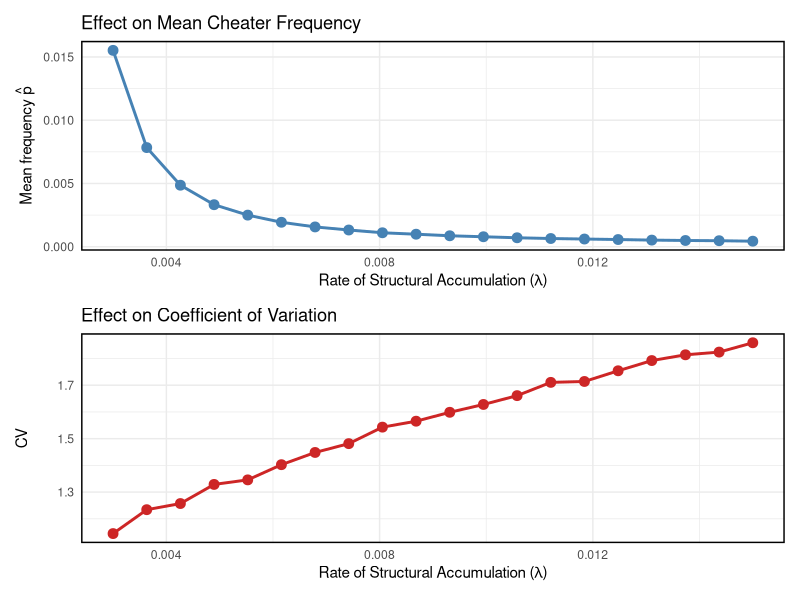
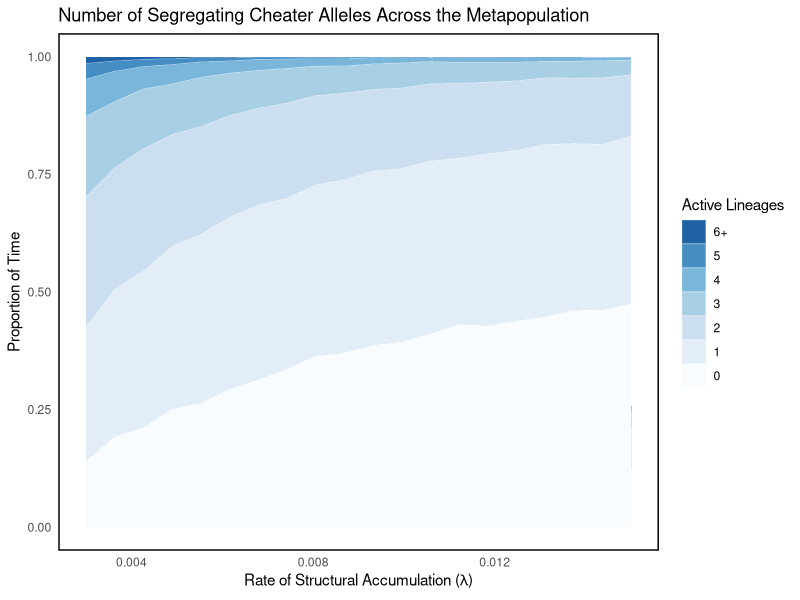
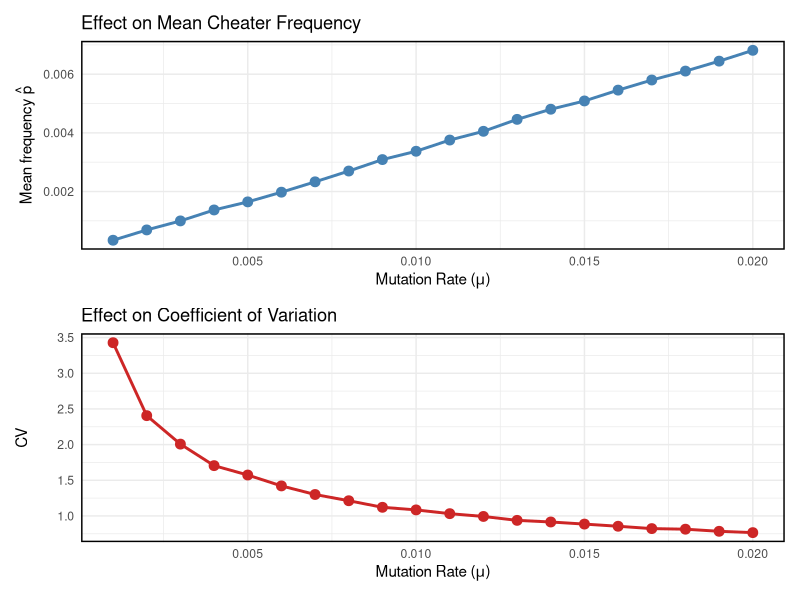
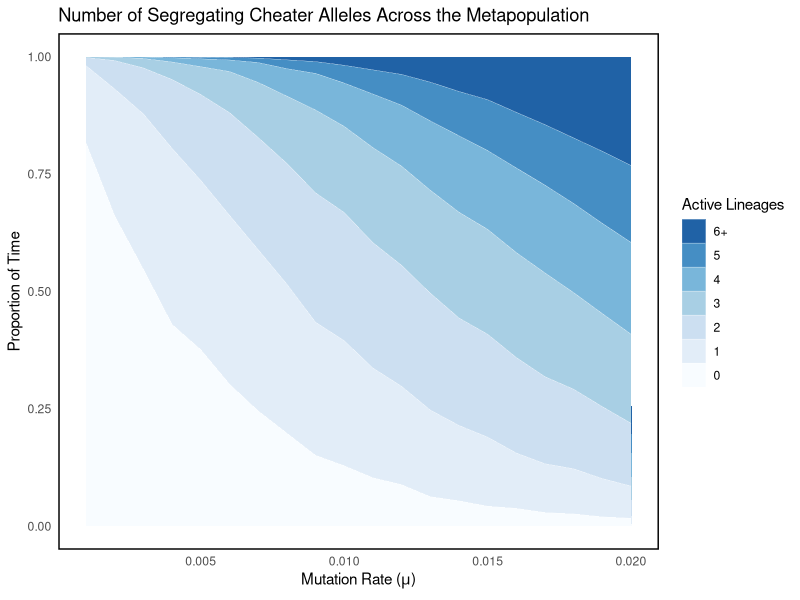
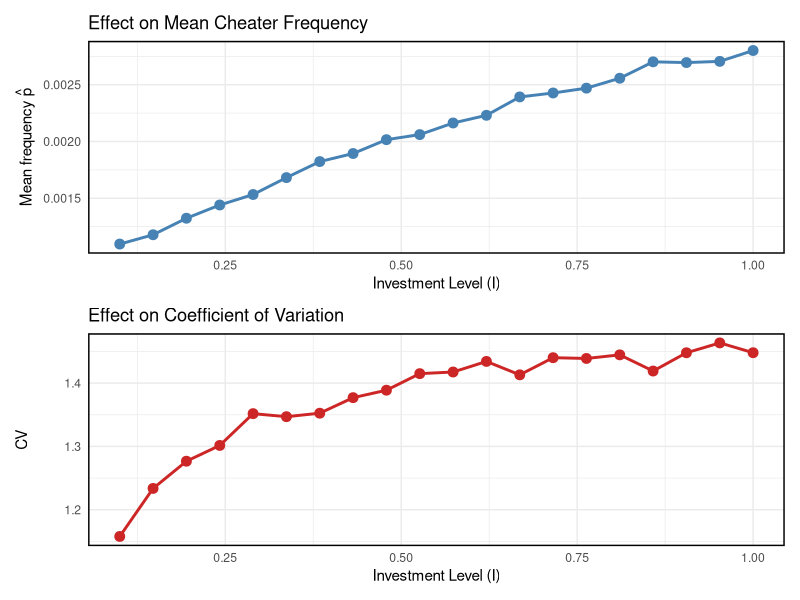
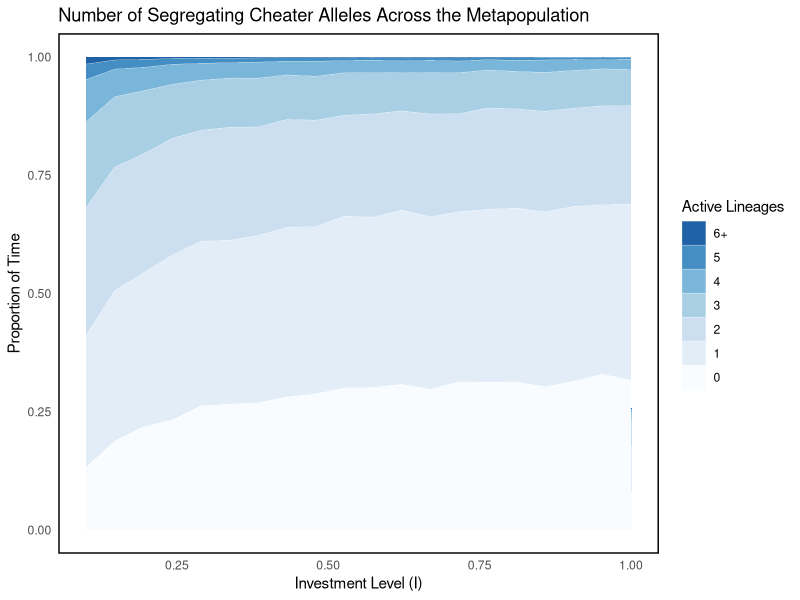
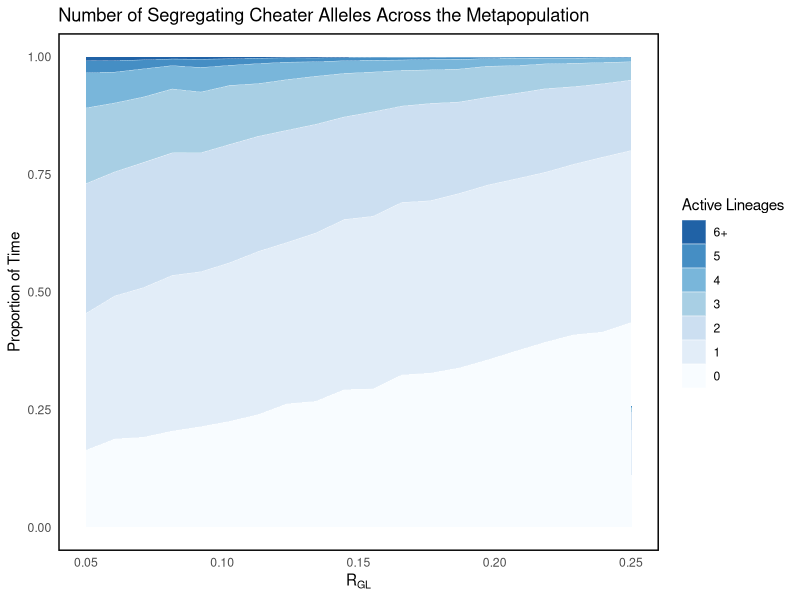
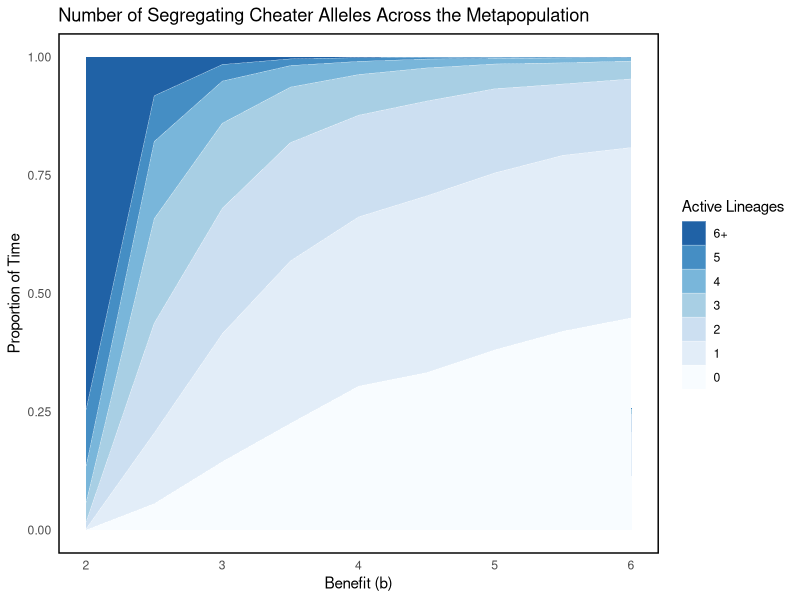

Generate these figures, in order, with R:
# ==============================================================================
# MASTER SCRIPT: THE FLICKER EFFECT SENSITIVITY ANALYSIS
# ==============================================================================
library(ggplot2)
library(dplyr)
library(tidyr)
library(patchwork)

# ------------------------------------------------------------------------------
# 1. CORE SIMULATION FUNCTIONS
# ------------------------------------------------------------------------------

# Generates the shape of a single invasion trajectory
get_flicker_traj <- function(b, c, I, lambda, R_GL, R_LT_eq, p0=0.001) {
  p <- numeric(2500)
  p[1] <- p0
  for(t in 1:2499) {
    # Hierarchy: R_total = R_GL + (1 - R_GL) * R_LT(t)
    R_LT <- R_LT_eq * (1 - exp(-lambda * (t - 1)))
    R_tot <- R_GL + (1 - R_GL) * R_LT
    
    p_now <- p[t]
    p_star_C <- p_now + (1 - p_now) * R_tot
    p_star_A <- p_now * (1 - R_tot)
    
    # Fitness logic (Additive)
    wC <- 1 + b * I * (1 - p_star_C)
    wA <- 1 - c * I + b * I * (1 - p_star_A)
    w_bar <- p_now * wC + (1 - p_now) * wA
    
    p[t+1] <- max(0, min(1, p_now * wC / w_bar))
    if(p[t+1] < 1e-9) break
  }
  return(p[p > 0])
}

# Poisson Superposition for Mean Load, CV, and State Occupancy
run_poisson_analysis <- function(mu, b, c, I, lambda, R_GL, R_LT_eq, T_total = 1000000) {
  traj <- get_flicker_traj(b, c, I, lambda, R_GL, R_LT_eq)
  len_traj <- length(traj)
  
  # Ensure mu is numeric to avoid rpois error
  hits <- rpois(T_total, lambda = as.numeric(mu))
  hit_times <- which(hits > 0)
  
  total_p <- numeric(T_total + len_traj)
  lineage_counts <- integer(T_total + len_traj)
  
  for (i in seq_along(hit_times)) {
    t_start <- hit_times[i]
    num_mutations <- hits[t_start]
    t_end <- t_start + len_traj - 1
    total_p[t_start:t_end] <- total_p[t_start:t_end] + (traj * num_mutations)
    lineage_counts[t_start:t_end] <- lineage_counts[t_start:t_end] + num_mutations
  }
  
  final_p <- total_p[1:T_total]
  final_counts <- lineage_counts[1:T_total]
  
  # 1. Summary Stats
  m_p <- mean(final_p)
  cv_p <- if(m_p > 0) sd(final_p) / m_p else 0
  
  # 2. State Binning (0 to 6+)
  state_table <- table(factor(final_counts, levels = 0:20))
  props <- as.data.frame(state_table / T_total)
  colnames(props) <- c("Category", "Prop")
  props <- props %>%
    mutate(Category = as.character(Category)) %>%
    mutate(Category = ifelse(as.numeric(Category) >= 6, "6+", Category)) %>%
    group_by(Category) %>%
    summarise(Prop = sum(Prop)) %>%
    ungroup()
  
  return(list(stats = data.frame(Mean_p = m_p, CV = cv_p), occupancy = props))
}

# ------------------------------------------------------------------------------
# 2. PLOTTING HELPERS
# ------------------------------------------------------------------------------

plot_sensitivity_stats <- function(df, param_name, param_expr) {
  p1 <- ggplot(df, aes(x = .data[[param_name]], y = Mean_p)) +
    geom_line(color = "steelblue", size = 1) + geom_point(color = "steelblue", size = 3) +
    labs(title = "Effect on Mean Cheater Frequency", x = param_expr, y = expression(paste("Mean frequency ", hat(p)))) +
    theme_minimal() + theme(panel.border = element_rect(colour = "black", fill = NA, size = 1))
  
  p2 <- ggplot(df, aes(x = .data[[param_name]], y = CV)) +
    geom_line(color = "firebrick3", size = 1) + geom_point(color = "firebrick3", size = 3) +
    labs(title = "Effect on Coefficient of Variation", x = param_expr, y = "CV") +
    theme_minimal() + theme(panel.border = element_rect(colour = "black", fill = NA, size = 1))
  return(p1 / p2)
}

plot_state_transition <- function(df, x_var, x_label) {
  df$Category <- factor(df$Category, levels = c("6+", "5", "4", "3", "2", "1", "0"))
  ggplot(df, aes(x = .data[[x_var]], y = Prop, fill = Category)) +
    geom_area(alpha = 0.9, color = "white", size = 0.1) +
    scale_fill_manual(values = c("0" = "#f7fbff", "1" = "#deebf7", "2" = "#c6dbef", 
                                 "3" = "#9ecae1", "4" = "#6baed6", "5" = "#3182bd", "6+" = "#08519c")) +
    labs(title = "Number of Segregating Cheater Alleles Across the Metapopulation", x = x_label, y = "Proportion of Time", fill = "Active Lineages") +
    theme_minimal() + theme(panel.border = element_rect(colour = "black", fill = NA, size = 1), panel.grid = element_blank())
}

# ------------------------------------------------------------------------------
# 3. GLOBAL BASELINE & ANALYSIS
# ------------------------------------------------------------------------------
BASE <- list(mu=0.006, lambda=0.006, I=0.5, R_LT_eq=0.5, R_GL=0.15, b=4, c=1)

# Function to run both analyses for a given parameter range
run_full_sweep <- function(param_name, vals, param_expr) {
  res_stats <- data.frame()
  res_states <- data.frame()
  
  for(v in vals) {
    current <- BASE
    current[[param_name]] <- v
    out <- run_poisson_analysis(mu=current$mu, b=current$b, c=current$c, I=current$I, 
                                lambda=current$lambda, R_GL=current$R_GL, R_LT_eq=current$R_LT_eq)
    # Collect Stats
    row_stats <- out$stats
    row_stats[[param_name]] <- v
    res_stats <- rbind(res_stats, row_stats)
    # Collect States
    row_states <- out$occupancy
    row_states[[param_name]] <- v
    res_states <- rbind(res_states, row_states)
  }
  
  p_stats <- plot_sensitivity_stats(res_stats, param_name, param_expr)
  p_states <- plot_state_transition(res_states, param_name, param_expr)
  return(list(p_stats = p_stats, p_states = p_states))
}

# ------------------------------------------------------------------------------
# 4. EXECUTION: RUN ALL SENSITIVITY PROFILES
# ------------------------------------------------------------------------------

# ------------------------------------------------------------------------------
# 4. EXECUTION: RUN ALL SENSITIVITY PROFILES (STATS & STATES)
# ------------------------------------------------------------------------------

# A: Mutation Hit Rate (mu)
sweep_mu <- run_full_sweep("mu", seq(0.001, 0.02, length.out = 20), 
                           expression(paste("Mutation Rate (", mu, ")")))

# B: Lag Rate (lambda)
sweep_lambda <- run_full_sweep("lambda", seq(0.003, 0.015, length.out = 20), 
                               expression(paste("Rate of Structural Accumulation (", lambda, ")")))

# C: Investment Level (I)
sweep_I <- run_full_sweep("I", seq(0.1, 1.0, length.out = 20), 
                          "Investment Level (I)")

# D: Equilibrium Structure (R_LT_eq)
sweep_RLT <- run_full_sweep("R_LT_eq", seq(0.3, 0.9, length.out = 14), 
                            expression(R[LT]^eq))

# E: Local Relatedness (R_GL)
sweep_RGL <- run_full_sweep("R_GL", seq(0.05, 0.25, length.out = 20), 
                            expression(R[GL]))

# F: Benefit (b)
sweep_b <- run_full_sweep("b", seq(2, 6, length.out = 9), 
                          "Benefit (b)")

# G: Cost (c)
sweep_c <- run_full_sweep("c", seq(0.5, 2.0, length.out = 10), 
                          "Cost (c)")

# ------------------------------------------------------------------------------
# 5. VIEW RESULTS (CALL THESE TO GENERATE THE PLOTS)
# ------------------------------------------------------------------------------

# To see the Mean/CV and the State Occupancy for any parameter, 
# simply call the respective parts of the sweep objects:

# Example 1: The Core Mechanism (Lag Rate)
sweep_lambda$p_stats
sweep_lambda$p_states

# Example 2: The Driving Pressure (Mutation)
sweep_mu$p_stats
sweep_mu$p_states



# Example 3: The Social Stakes (Investment)
sweep_I$p_stats
sweep_I$p_states

# Example 4: The Hamiltonian Thresholds (Relatedness & Payoffs)
sweep_RGL$p_states
sweep_b$p_states
sweep_c$p_states

sweep_RLT$p_states